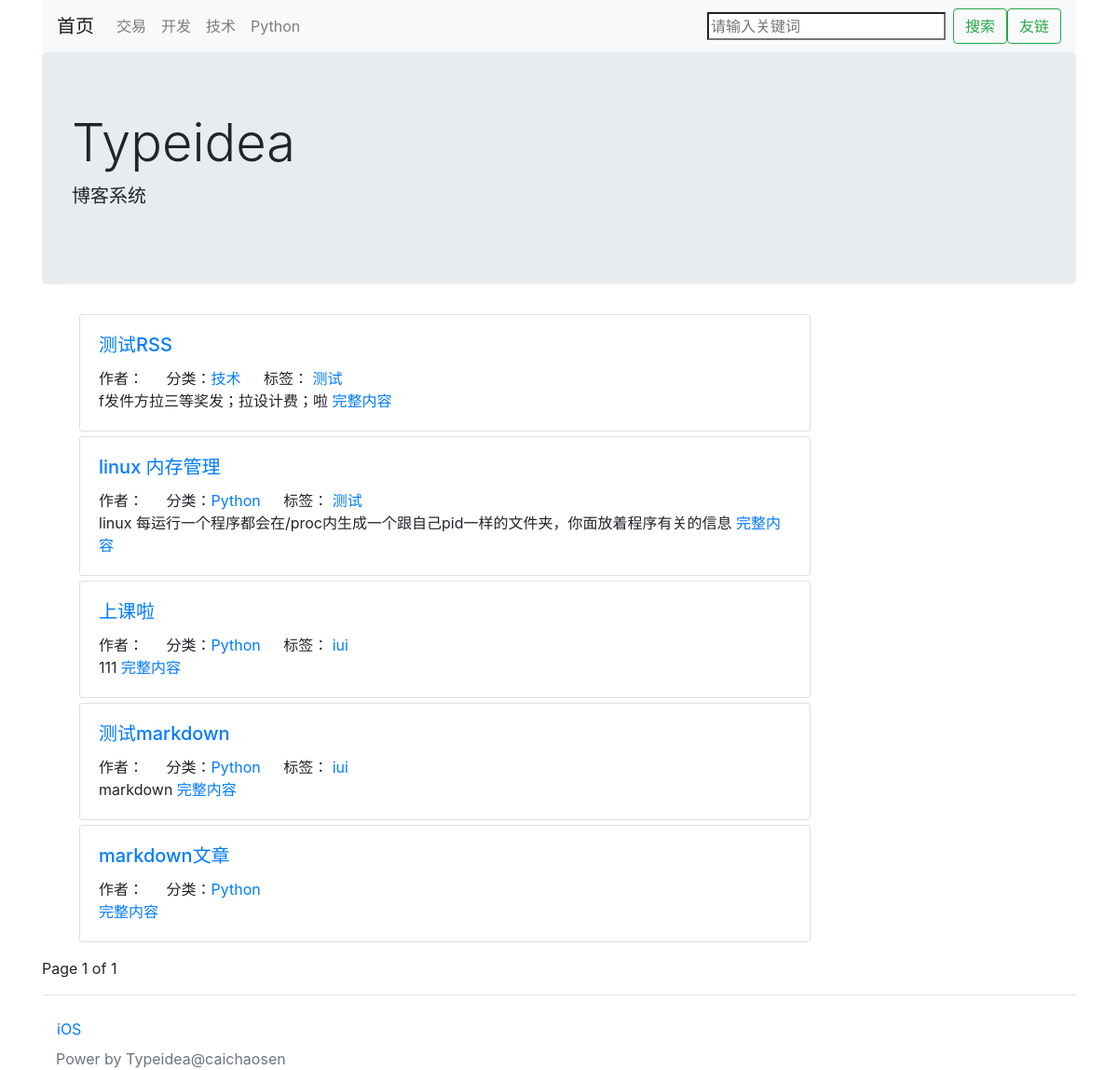
The app's page /author/1, older data.
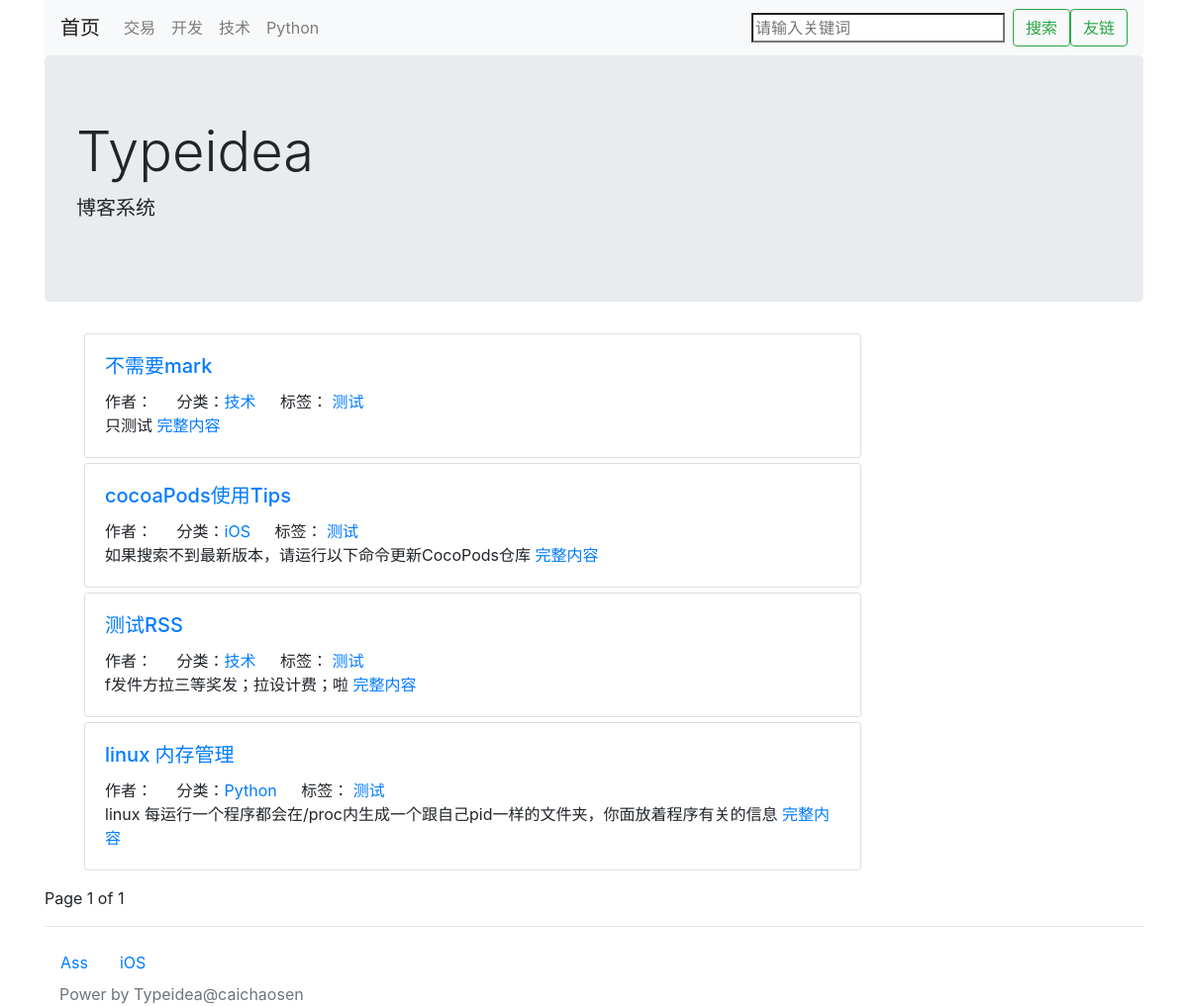
The same page, newer data.
### blog/models.py (models this page shows, shortened)
class Category(models.Model):
    STATUS_NORMAL = 1
    STATUS_DELETE = 0
    STATUS_ITEMS = [
        (STATUS_NORMAL,'正常'),
        (STATUS_DELETE, '删除')
    ]
    name = models.CharField(max_length=50, verbose_name='名称')
    status = models.PositiveIntegerField(default=STATUS_NORMAL,choices=STATUS_ITEMS,verbose_name='状态')
    is_nav = models.BooleanField(default=False,verbose_name='是否为导航')
    owner = models.ForeignKey(User,on_delete=models.CASCADE,verbose_name='作者')
    create_time = models.DateTimeField(auto_now_add=True,verbose_name='创建时间')
    desc = models.CharField(max_length=2020,verbose_name='分类描述',default='')
    @staticmethod
    def get_navs():
        categories = Category.objects.filter(status=Category.STATUS_NORMAL)
        nav_categories = []
        normal_categories = []
        for cate in categories:
            if cate.is_nav:
                nav_categories.append(cate)
            else:
                normal_categories.append(cate)
        return {
            'navs': nav_categories,
            'categories': normal_categories,
        }
    class Meta:
        verbose_name = verbose_name_plural = '分类'
        ordering = ['-id']

class Post(models.Model):
    STATUS_NORMAL = 1
    STATUS_DELETE = 0
    STATUS_DRAFT = 2
    STATUS_ITEMS = [
        (STATUS_NORMAL,'正常'),
        (STATUS_DRAFT, '草稿'),
        (STATUS_DELETE, '删除')
    ]
    title = models.CharField(max_length=255, verbose_name='标题')
    desc = models.CharField(max_length=1024,blank=True, verbose_name='摘要')
    content = models.TextField(verbose_name='正文',help_text='正文必须为Markdown格式')
    status = models.PositiveIntegerField(default=STATUS_NORMAL, choices=STATUS_ITEMS, verbose_name='状态')
    create_time = models.DateTimeField(auto_now_add=True, verbose_name='创建时间')
    category = models.ForeignKey(Category,on_delete=models.CASCADE,verbose_name='分类')
    tag = models.ManyToManyField(Tag,verbose_name='标签')
    owner = models.ForeignKey(User,on_delete=models.CASCADE, verbose_name='作者')
    is_md = models.BooleanField(default=False,verbose_name='使用markdown语法')
    content_html = models.TextField(verbose_name='正文html格式', blank=True, editable=False)
    pv = models.PositiveIntegerField(default=1)
    uv = models.PositiveIntegerField(default=1)
    class Meta:
        verbose_name = verbose_name_plural = '文章'
        ordering = ['-id']

class Tag(models.Model):
    STATUS_NORMAL = 1
    STATUS_DELETE = 0
    STATUS_ITEMS = [
        (STATUS_NORMAL,'正常'),
        (STATUS_DELETE, '删除')
    ]
    name = models.CharField(max_length=10, verbose_name='名称')
    status = models.PositiveIntegerField(default=STATUS_NORMAL,choices=STATUS_ITEMS,verbose_name='状态')
    owner = models.ForeignKey(User,on_delete=models.CASCADE,verbose_name='作者')
    create_time = models.DateTimeField(auto_now_add=True,verbose_name='创建时间')
    desc = models.CharField(max_length=2020, verbose_name='标签描述', default='')
    class Meta:
        verbose_name = verbose_name_plural = '标签'

### blog/views.py (the view)
# urls.py: path('author/<int:owner_id>', AuthorView.as_view(), name='author'),
class AuthorView(IndexView):
    def get_queryset(self):
        queryset = super(AuthorView, self).get_queryset()
        author_id = self.kwargs.get('owner_id')
        return queryset.filter(owner_id=author_id)

### blog/views.py (called while the page is built)
    def get_context_data(self, *args, **kwargs):
        context = super(IndexView, self).get_context_data(**kwargs)
        context.update({
            'keyword': ''
        })
        context.update(Category.get_navs())
        return context

### typeidea/templates/blog/list.html (shortened to what this page needs)
{% extends "./base.html" %}
{% block main %}
<ul>
    {% for post in post_list %}
    <div class="card post">
        <div class="card-body">
            <h5 class="card-title"><a href="{% url 'post-detail' post.id %}">{{ post.title }}</a></h5>
            <span class="card-link">作者：<a href="{% url 'author' post.owner.id %}">{{ post.owner.name }}</a></span>
            <span class="card-link">
                分类：<a href="{% url 'category-detail' post.category.id %}">{{ post.category.name }}</a>
            </span>
            {% if post.tag.all %}
            <span class="card-link">标签：
                {% for tag in post.tag.all %}
                <a href="{% url 'tag-detail' tag.id %}">{{ tag.name }}</a>
                {% endfor %}
            </span>
            {% endif %}
            <p class="card-text">{{ post.desc }}
                <a href="{% url 'post-detail' post.id %}">完整内容</a>
            </p>
        </div>
    </div>
    {% endfor %}
</ul>
{% if page_obj %}
    Page {{ page_obj.number }} of {{ paginator.num_pages }}
{% endif%}
{% endblock %}

### typeidea/templates/blog/base.html (shortened to what this page needs)
<!DOCTYPE html>
<html lang="en">
<head>
    <link href="https://cdn.bootcss.com/bootstrap/4.0.0/css/bootstrap.min.css" rel="stylesheet" media="screen">
</head>
<body>
    <div class="container head">
        <nav class="navbar navbar-expand-lg navbar-light bg-light">
            <a class="navbar-brand" href="{% url 'index' %}">首页</a>
            <div class="collapse navbar-collapse" >
                <ul class="navbar-nav mr-auto">
                    {% for cate in navs %}
                    <li class="nav-item">
                        <a class="nav-link" href="{% url 'category-detail' cate.id %}">{{ cate.name }}</a>
                    </li>
                    {% endfor %}
                </ul>
                <form class="form-inline my-2 my-lg-0" action="/search/" method="get">
                    <input class="from-control mr-sm-2" type="search"
                           placeholder="请输入关键词" aria-label="Search" value="{{ keyword }}" name="keyword">
                    <button class="btn btn-outline-success" type="submit">搜索</button>
                </form>
                <form class="form-inline my-2 my-lg-0" action="/links/" method="get">
                    <button class="btn btn-outline-success" type="submit">友链</button>
                </form>
            </div>
        </nav>
        <div class="jumbotron">
            <h1 class="display-4">Typeidea</h1>
            <p class="lead">博客系统</p>
        </div>
    </div>
    <div class="container main">
        <div class="row">
            <div class="col-9 post-list">
                {% block main %}
                {% endblock %}
            </div>
            <div class="col-3">
            </div>
        </div>
    </div>
    <footer class="footer">
        {% block footer %}
        <div class="container">
            <hr/>
            <nav class="nav category">
                {% for cate in categories %}
                    <a href="{% url 'category-detail' cate.id %}" class="nav-link">
                        {{ cate.name }}
                    </a>
                {% endfor %}
            </nav>
            <div class="container power">
                <span class="text-muted">Power by Typeidea@caichaosen</span>
            </div>
        </div>
        {% endblock %}
    </footer>
</body>
</html>

Row changes from the older to the newer data that the page shows:
removed Post: title "上课啦", category.name "Python", desc "111"
no longer on this page (row unchanged): Tag: name "iui"
removed Post: title "测试markdown", category.name "Python", desc "markdown"
removed Post: title "markdown文章", category.name "Python"
added Post: title "不需要mark", category.name "技术", desc "只测试", Tag (name "测试")
added Post: title "cocoaPods使用Tips", category.name "iOS", desc "如果搜索不到最新版本，请运行以下命令更新CocoPods仓库", Tag (name "测试")
added Category: name "Ass"
